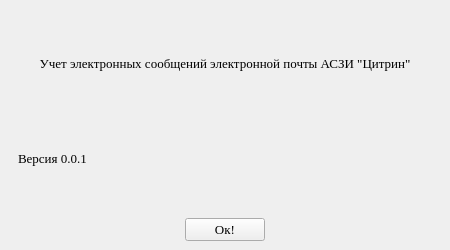
<?xml version="1.0" encoding="UTF-8"?>
<ui version="4.0">
 <class>about</class>
 <widget class="QMainWindow" name="about">
  <property name="windowModality">
   <enum>Qt::ApplicationModal</enum>
  </property>
  <property name="geometry">
   <rect>
    <x>0</x>
    <y>0</y>
    <width>450</width>
    <height>250</height>
   </rect>
  </property>
  <property name="sizePolicy">
   <sizepolicy hsizetype="Fixed" vsizetype="Fixed">
    <horstretch>0</horstretch>
    <verstretch>0</verstretch>
   </sizepolicy>
  </property>
  <property name="minimumSize">
   <size>
    <width>450</width>
    <height>250</height>
   </size>
  </property>
  <property name="maximumSize">
   <size>
    <width>450</width>
    <height>250</height>
   </size>
  </property>
  <property name="font">
   <font>
    <family>Times New Roman</family>
    <pointsize>10</pointsize>
   </font>
  </property>
  <property name="windowTitle">
   <string>О программе...</string>
  </property>
  <widget class="QWidget" name="centralwidget">
   <layout class="QVBoxLayout" name="verticalLayout">
    <item>
     <widget class="QWidget" name="widget" native="true">
      <layout class="QVBoxLayout" name="verticalLayout_2">
       <item>
        <widget class="QLabel" name="label">
         <property name="maximumSize">
          <size>
           <width>450</width>
           <height>16777215</height>
          </size>
         </property>
         <property name="layoutDirection">
          <enum>Qt::LeftToRight</enum>
         </property>
         <property name="locale">
          <locale language="Russian" country="Russia"/>
         </property>
         <property name="text">
          <string>Учет электронных сообщений электронной почты АСЗИ &quot;Цитрин&quot;</string>
         </property>
         <property name="alignment">
          <set>Qt::AlignCenter</set>
         </property>
        </widget>
       </item>
       <item>
        <widget class="QLabel" name="label_2">
         <property name="text">
          <string>Версия 0.0.1</string>
         </property>
        </widget>
       </item>
      </layout>
     </widget>
    </item>
    <item alignment="Qt::AlignHCenter">
     <widget class="QPushButton" name="pushButton">
      <property name="text">
       <string>Ок!</string>
      </property>
     </widget>
    </item>
   </layout>
  </widget>
 </widget>
 <resources/>
 <connections>
  <connection>
   <sender>pushButton</sender>
   <signal>clicked()</signal>
   <receiver>about</receiver>
   <slot>close()</slot>
   <hints>
    <hint type="sourcelabel">
     <x>204</x>
     <y>280</y>
    </hint>
    <hint type="destinationlabel">
     <x>277</x>
     <y>282</y>
    </hint>
   </hints>
  </connection>
 </connections>
</ui>
